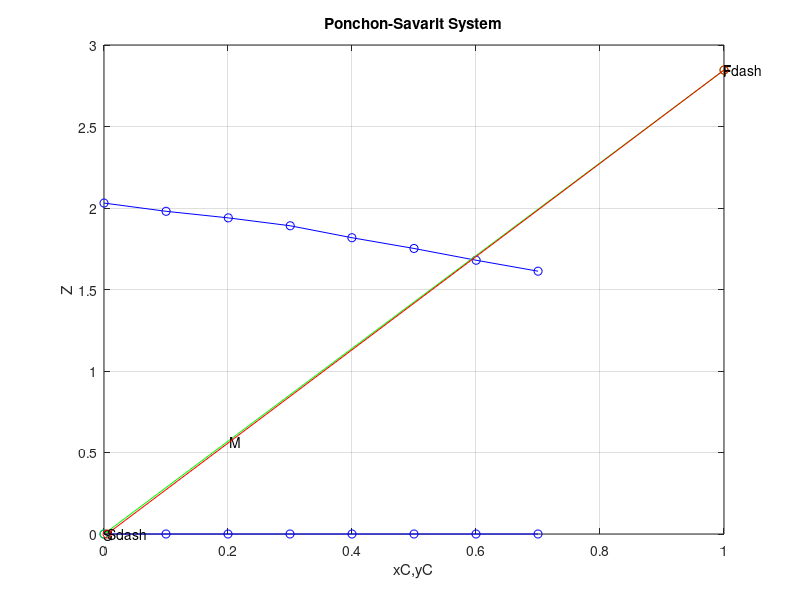

Source code (MATLAB):
clc;
clear;

% wC = [0.046 0.032 0.021 0.011 0.006 0.002];
wC = [0 0.1 0.2 0.3 0.4 0.5 0.6 0.7];
wB_dash = [0.33 0.302 0.272 0.242 0.213 0.1817 0.1492 0.1148];
wC_dash = [0 0.0336 0.0682 0.1039 0.1419 0.1817 0.224 0.268];
for i =1:length(wC)
    wA_dash(i) = 1-wB_dash(i)-wC_dash(i);
    wA(i) = 0;
    wB(i)= 1-wC(i);
end

xb = [0.33 0.302 0.272 0.242 0.213 0.1817 0.1492 0.1148];
 xc = [0 0.0336 0.0682 0.1039 0.1419 0.1817 0.224 0.268];
 xa = 1-xb-xc;
 yc = [0 0.1 0.2 0.3 0.4 0.5 0.6 0.7];
 for i = 1: length(yc);
    yb(i) = -yc(i) + 1;
 end
 ya = 1-yb-yc;
 
%SETTING UP THE UNDERFLOW AND OVERFLOW
for i = 1:length(wA)
Xc(i) = (wC_dash(i))/(wC_dash(i)+wB_dash(i));
Z(i) = (wA(i))/(wB(i)+wC(i));
Yc(i) = (wC(i))/(wC(i)+wB(i));
z(i) = (wA_dash(i))/(wB_dash(i)+wC_dash(i));
end

F = 2000;
F_dash = 2000*(0.26);
S = 2100;
S_dash = S;
zf = (100-26)/26; %solid/non solid
xcf = 1;
zs = 0;%no solid in overflow
ycs = 0.005;


figure(1)
plot(Xc, z, 'bo-'); grid on; hold on;
plot(Yc, Z, 'bo-'); grid on; hold on;
xlabel('xC,yC'); ylabel('Z');
title('Ponchon-Savarit System');

%plotting FS line
F1 = [xcf 0];
S1 = [zf 0];
plot(F1, S1, 'go-');grid on; hold on;
text(xcf,zf, 'F');
text(0, 0, 'S');

%DETERMINING MIXTURE POINT
M = F_dash+S_dash;
zM = (((F_dash*zf)+(S_dash*zs))/M);
xM = (((F_dash*xcf)+(S_dash*ycs))/M); 
text(xM,zM, 'M');
a4 = plot([xcf ycs],[zf, zs],'-or');
text(xcf, zf, 'Fdash');
text(ycs, zs, 'Sdash');
Wb = 0;
Wc = 0.015;
Wa = 1 - (Wb+Wc);
xcn = 0.039;
disp("xcn is ")
disp(xcn)
disp("above line is underflow and below line in graph is overflow")
